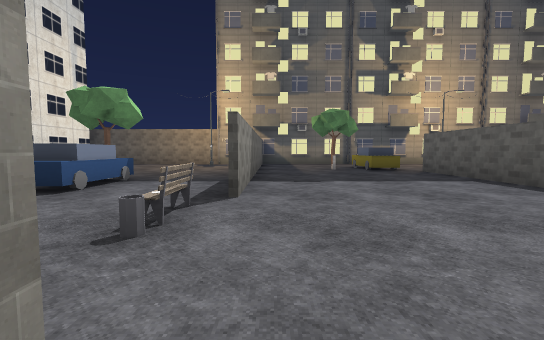
[1] (above)

24 first-person views from a walk through a Godot game level. The camera is 1.2 m above the floor, tilts 4° down and sees 90° across. The floor is counted in squares, 2 m on a side. Each view is taken from the middle of a square. On the plan, view 1 faces up. The plan holds only what a view shows up to about 9 squares ahead; the rest is blank. The place goes on beyond the plan. Some surface patterns are stand-ins.

[2]
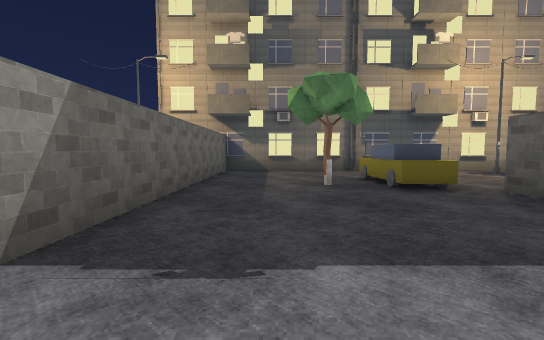

[3]
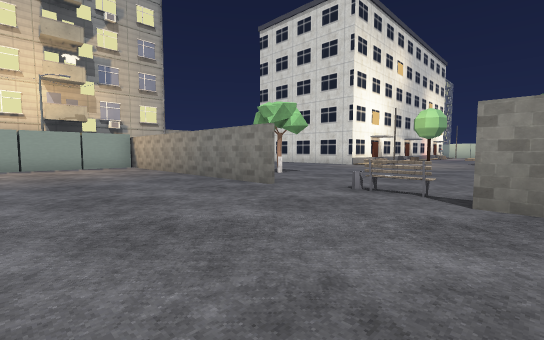

[4]
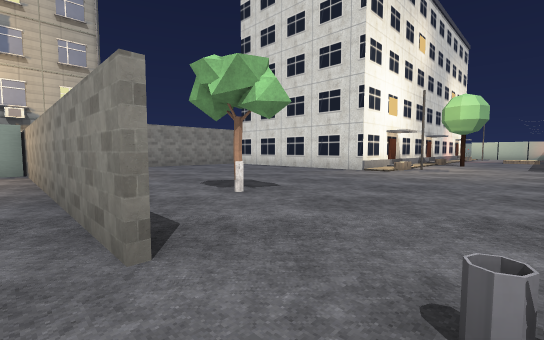

[5]
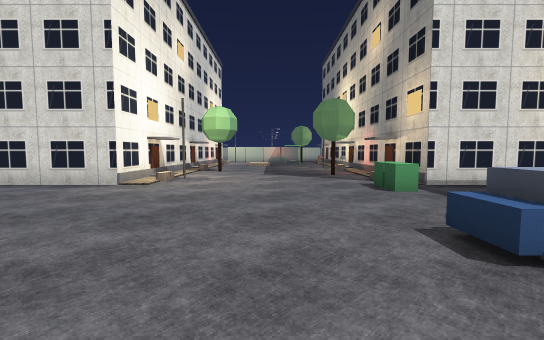

[6]
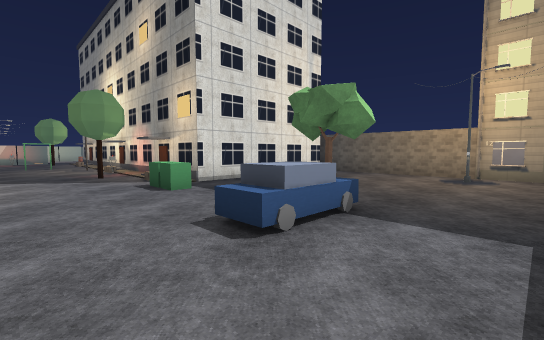

[7]
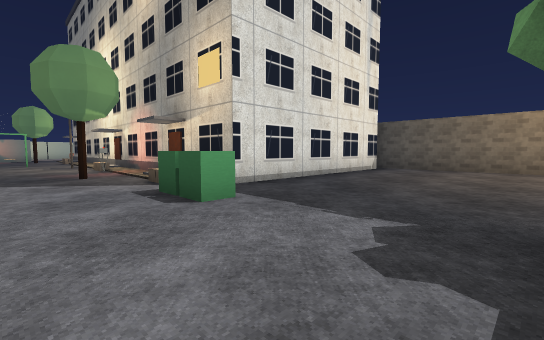

[8]
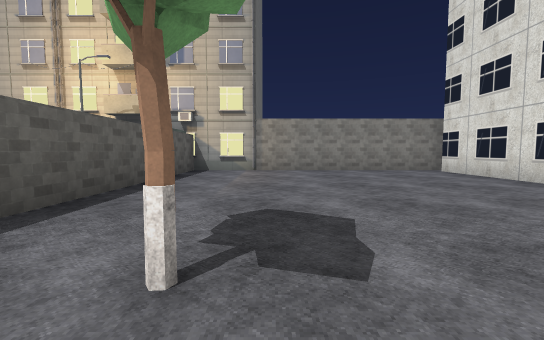

[9]
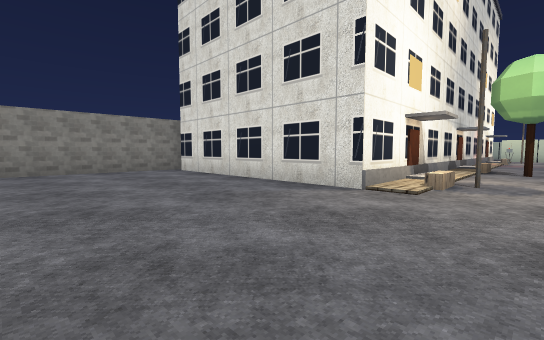

[10]
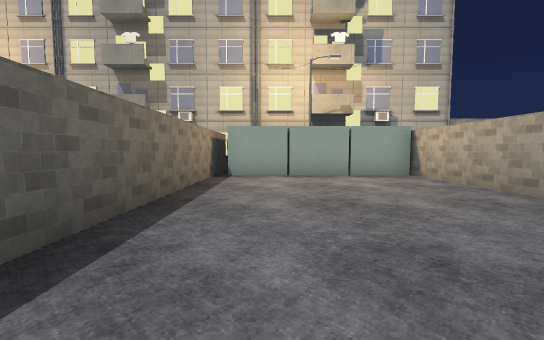

[11]
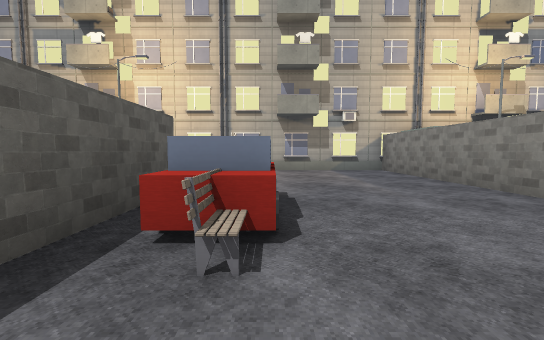

[12]
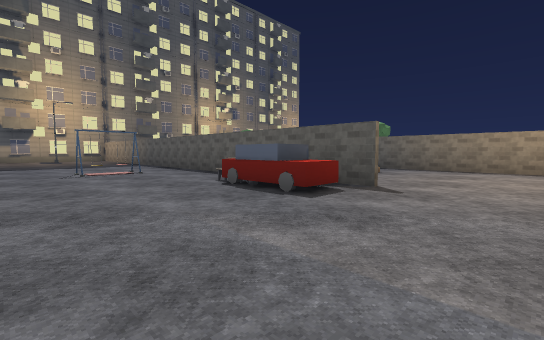

[13]
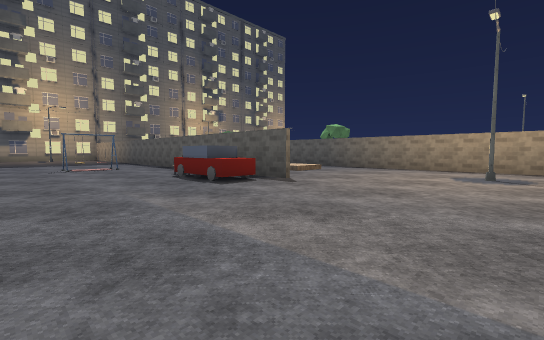

[14]
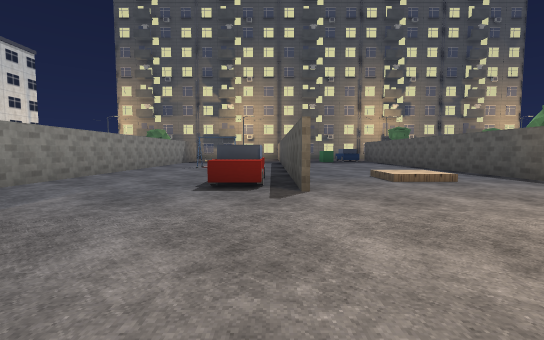

[15]
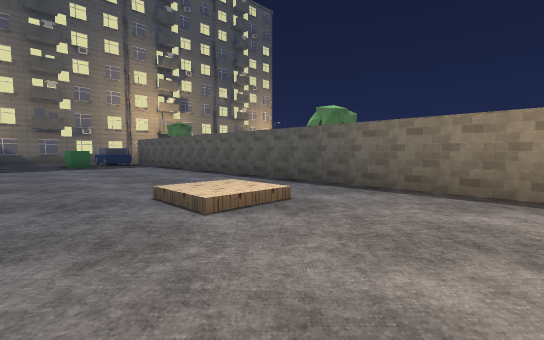

[16]
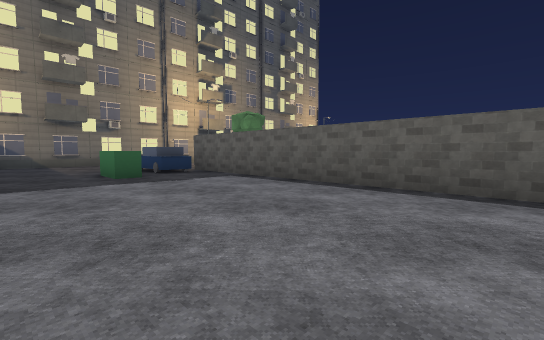

[17]
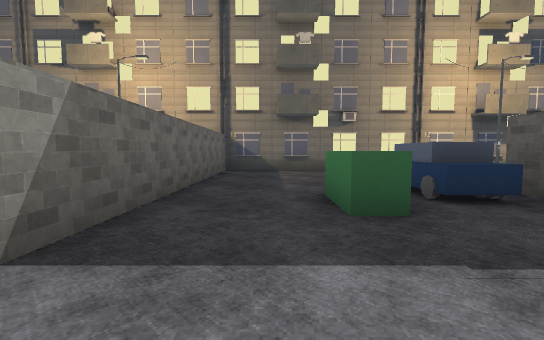

[18]
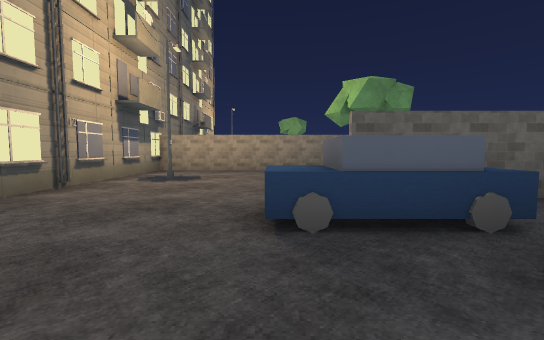

[19]
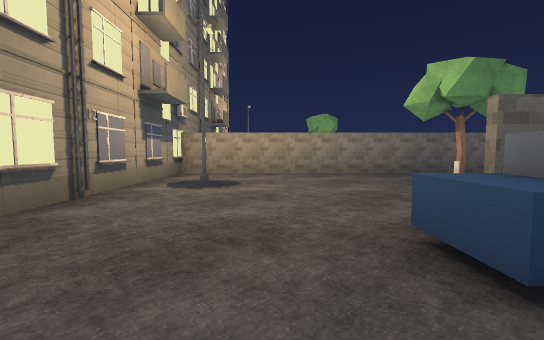

[20]
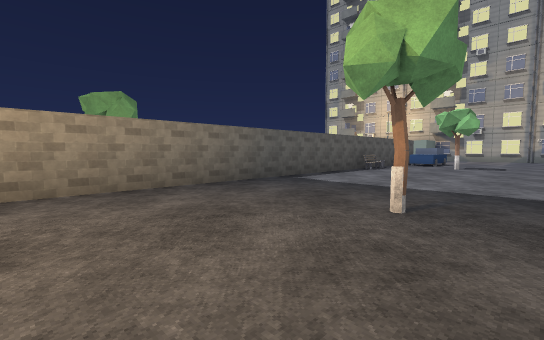

[21]
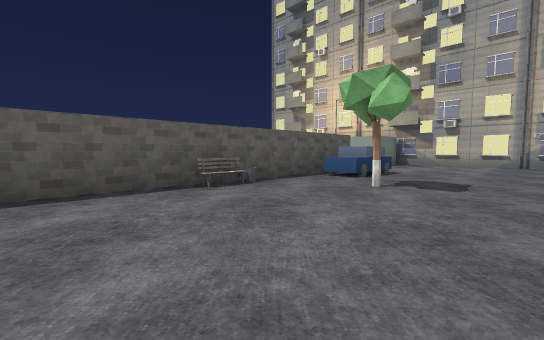

[22]
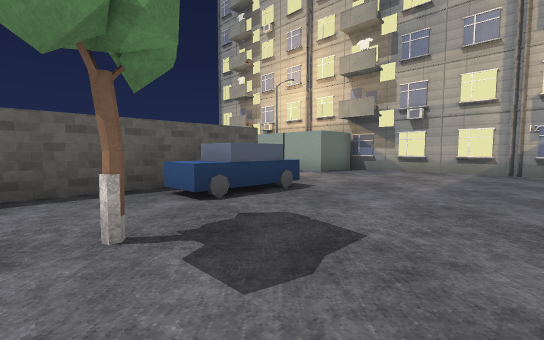

[23]
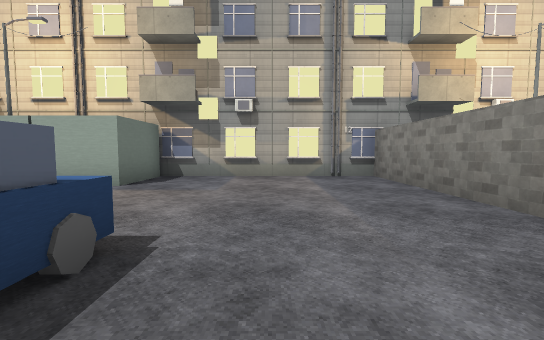

[24]
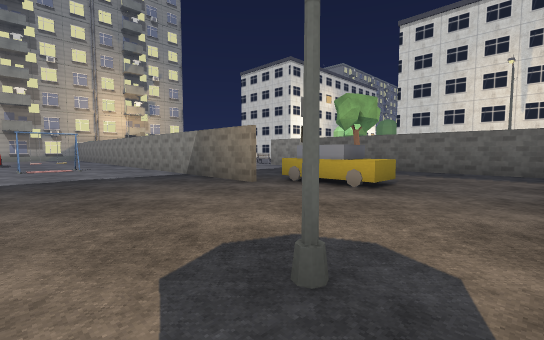

### Floor plan
Key: @ floor where view 1 was taken; # wall or solid block; x gap in a wall; . main floor; : floor 0.25 m higher than the main floor; / step, stairs or slope; D closed door; C car; T tree; B bench; W tower; L block; O other object.
Columns run from 14 left of view 1 to 19 right of it. Each row starts with its distance up from view 1.
 13       ######WWWWWWWWWWWWWWWWWWWWWW
 12       #......#.........W.........W
 11       #....#.#.......#.#.......#.#
 10       #......#...C.....#.........#
  9       #......#..TC.....#...C.....#
  8       #......#...CC....#...CC....#
  7       #......#....#....#..LCC.T..#
  6 D###D##...TC.#....#....#....#....#
  5 .O....LL...C.#....#.... ....#....#
  4 ...#.......C.#....#.... ....#....#
  3 .............B....#.... ....#....#
  2  ............/....#..#x#....#....#
  1   ................#....#....#....B
  0 .#...........#@...#....#....#....#
 -1 ....OO.....TT#....#...B#....#..T.#
 -2 D###D##......#....#...CC..:.#...CC
 -3       #......#....#...CC....#...CC
 -4       #......#....#....C....#....C
 -5       #......#....#.........#.....
 -6       #......#....#.........#.....
 -7       #......#LLLLL.......#.#.....
 -8       #.......LLLLL.........#.....
 -9       ######WWWWWWWWWWWWWWWWWWWWWW

Positions as (right, up) in squares from view 1, and headings:
1: (0, 0), facing up
2: (1, 4), facing up
3: (3, 4), facing down-left
4: (0, 2), facing down-left
5: (-1, 2), facing left
6: (-1, 2), facing up-left
7: (-4, 3), facing up-left
8: (-3, 0), facing down
9: (-4, 0), facing down-left
10: (3, 0), facing down
11: (8, 0), facing down
12: (5, -6), facing up-right
13: (5, -8), facing up-right
14: (9, -8), facing up
15: (10, -5), facing up-right
16: (10, 0), facing up-right
17: (11, 4), facing up
18: (11, 9), facing right
19: (12, 10), facing right
20: (15, 10), facing down-right
21: (15, 4), facing down-right
22: (15, 0), facing down-right
23: (17, -2), facing down
24: (8, 12), facing down-left
